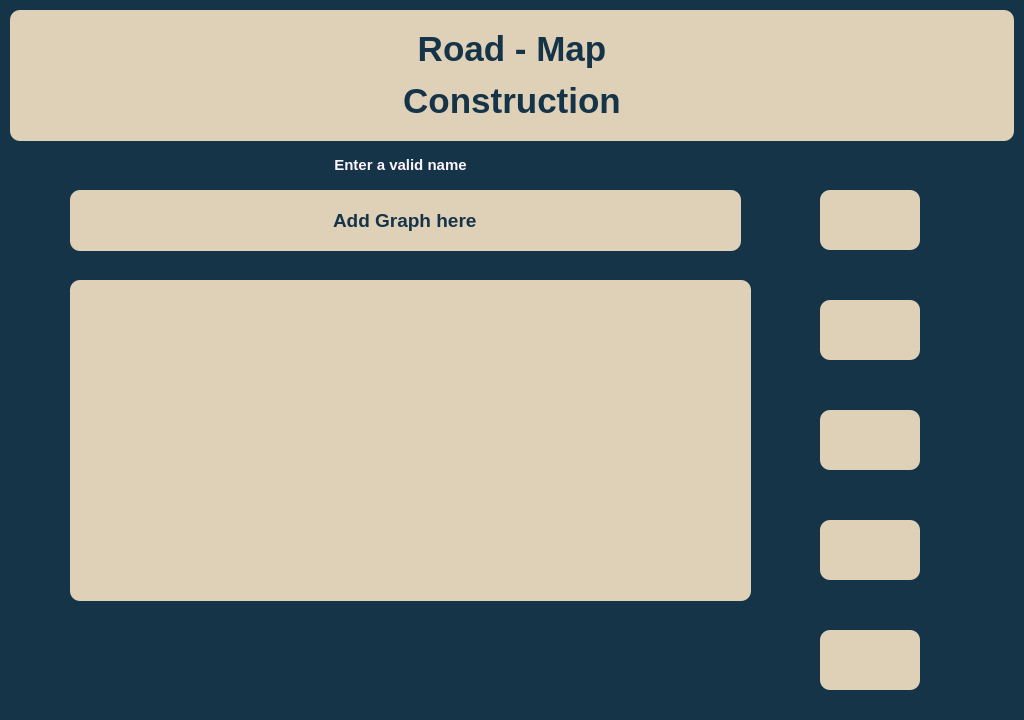
<?xml version="1.0" encoding="UTF-8"?>
<ui version="4.0">
 <class>HomeWindow</class>
 <widget class="QMainWindow" name="HomeWindow">
  <property name="geometry">
   <rect>
    <x>0</x>
    <y>0</y>
    <width>1024</width>
    <height>720</height>
   </rect>
  </property>
  <property name="windowTitle">
   <string>MainWindow</string>
  </property>
  <property name="toolTip">
   <string/>
  </property>
  <property name="autoFillBackground">
   <bool>false</bool>
  </property>
  <property name="styleSheet">
   <string notr="true">background-color:#153448;</string>
  </property>
  <widget class="QWidget" name="centralwidget">
   <property name="cursor">
    <cursorShape>ArrowCursor</cursorShape>
   </property>
   <widget class="QLabel" name="mainLabel">
    <property name="geometry">
     <rect>
      <x>10</x>
      <y>10</y>
      <width>1004</width>
      <height>131</height>
     </rect>
    </property>
    <property name="styleSheet">
     <string notr="true">font-color:rgb(21, 52, 72);
font-weight:800;
background-color:rgb(223, 208, 184);
border:rgb(223, 208, 184);
border-radius:10;</string>
    </property>
    <property name="text">
     <string>&lt;html&gt;&lt;head/&gt;&lt;body&gt;&lt;p&gt;&lt;span style=&quot; font-size:26pt; color:#153448;&quot;&gt;Road - Map&lt;/span&gt;&lt;/p&gt;&lt;p&gt;&lt;span style=&quot; font-size:26pt; color:#153448;&quot;&gt;Construction&lt;/span&gt;&lt;/p&gt;&lt;/body&gt;&lt;/html&gt;</string>
    </property>
    <property name="textFormat">
     <enum>Qt::AutoText</enum>
    </property>
    <property name="alignment">
     <set>Qt::AlignCenter</set>
    </property>
   </widget>
   <widget class="QPushButton" name="addButton">
    <property name="geometry">
     <rect>
      <x>820</x>
      <y>190</y>
      <width>100</width>
      <height>60</height>
     </rect>
    </property>
    <property name="font">
     <font>
      <family>Segoe UI</family>
      <pointsize>14</pointsize>
      <italic>false</italic>
      <bold>true</bold>
     </font>
    </property>
    <property name="toolTip">
     <string>Add New Graph</string>
    </property>
    <property name="whatsThis">
     <string extracomment="Add New Graph"/>
    </property>
    <property name="styleSheet">
     <string notr="true">background-color:#dfd0b8;
font: 14pt &quot;Segoe UI&quot; ;
color:#153448;
font-weight:bold;
border:#dfd0b8;
border-radius:10;
</string>
    </property>
    <property name="text">
     <string/>
    </property>
    <property name="icon">
     <iconset>
      <normaloff>icons/more.png</normaloff>icons/more.png</iconset>
    </property>
    <property name="iconSize">
     <size>
      <width>50</width>
      <height>50</height>
     </size>
    </property>
    <property name="shortcut">
     <string/>
    </property>
   </widget>
   <widget class="QPushButton" name="editButton">
    <property name="geometry">
     <rect>
      <x>820</x>
      <y>410</y>
      <width>100</width>
      <height>60</height>
     </rect>
    </property>
    <property name="font">
     <font>
      <family>Segoe UI</family>
      <pointsize>14</pointsize>
      <italic>false</italic>
      <bold>true</bold>
     </font>
    </property>
    <property name="toolTip">
     <string>Edit Graph</string>
    </property>
    <property name="styleSheet">
     <string notr="true">background-color:#dfd0b8;
font: 14pt &quot;Segoe UI&quot; ;
border:#dfd0b8;
border-radius:10;
color:#153448;
font-weight:bold;</string>
    </property>
    <property name="text">
     <string/>
    </property>
    <property name="icon">
     <iconset>
      <normaloff>icons/editing.png</normaloff>icons/editing.png</iconset>
    </property>
    <property name="iconSize">
     <size>
      <width>50</width>
      <height>50</height>
     </size>
    </property>
   </widget>
   <widget class="QPushButton" name="deleteButton">
    <property name="geometry">
     <rect>
      <x>820</x>
      <y>520</y>
      <width>100</width>
      <height>60</height>
     </rect>
    </property>
    <property name="font">
     <font>
      <family>Segoe UI</family>
      <pointsize>14</pointsize>
      <italic>false</italic>
      <bold>true</bold>
     </font>
    </property>
    <property name="toolTip">
     <string>Delete Graph</string>
    </property>
    <property name="styleSheet">
     <string notr="true">background-color:#dfd0b8;
font: 14pt &quot;Segoe UI&quot; ;
color:#153448;
font-weight:bold;
border:#dfd0b8;
border-radius:10;</string>
    </property>
    <property name="text">
     <string/>
    </property>
    <property name="icon">
     <iconset>
      <normaloff>icons/delete.png</normaloff>icons/delete.png</iconset>
    </property>
    <property name="iconSize">
     <size>
      <width>50</width>
      <height>50</height>
     </size>
    </property>
   </widget>
   <widget class="QPushButton" name="exitButton">
    <property name="geometry">
     <rect>
      <x>820</x>
      <y>630</y>
      <width>100</width>
      <height>60</height>
     </rect>
    </property>
    <property name="font">
     <font>
      <family>Segoe UI</family>
      <pointsize>14</pointsize>
      <italic>false</italic>
      <bold>true</bold>
     </font>
    </property>
    <property name="toolTip">
     <string>Exit App</string>
    </property>
    <property name="styleSheet">
     <string notr="true">background-color:#dfd0b8;
font: 14pt &quot;Segoe UI&quot; ;
color:#153448;
font-weight:bold;
border:#dfd0b8;
border-radius:10;</string>
    </property>
    <property name="text">
     <string/>
    </property>
    <property name="icon">
     <iconset>
      <normaloff>icons/exit.png</normaloff>icons/exit.png</iconset>
    </property>
    <property name="iconSize">
     <size>
      <width>50</width>
      <height>50</height>
     </size>
    </property>
   </widget>
   <widget class="QLabel" name="label_2">
    <property name="geometry">
     <rect>
      <x>130</x>
      <y>20</y>
      <width>141</width>
      <height>111</height>
     </rect>
    </property>
    <property name="styleSheet">
     <string notr="true">background-color:#dfd0b8;</string>
    </property>
    <property name="text">
     <string/>
    </property>
    <property name="pixmap">
     <pixmap>../../../My Downloads/road.png</pixmap>
    </property>
    <property name="scaledContents">
     <bool>true</bool>
    </property>
   </widget>
   <widget class="QLineEdit" name="lineEdit">
    <property name="geometry">
     <rect>
      <x>70</x>
      <y>190</y>
      <width>671</width>
      <height>61</height>
     </rect>
    </property>
    <property name="font">
     <font>
      <pointsize>14</pointsize>
      <fontweight>ExtraBold</fontweight>
     </font>
    </property>
    <property name="styleSheet">
     <string notr="true">color:rgb(21, 52, 72);
font-weight:800;
background-color:rgb(223, 208, 184);
border:rgb(223, 208, 184);
border-radius:10;</string>
    </property>
    <property name="text">
     <string>Add Graph here</string>
    </property>
    <property name="alignment">
     <set>Qt::AlignCenter</set>
    </property>
   </widget>
   <widget class="QListWidget" name="graphList">
    <property name="geometry">
     <rect>
      <x>70</x>
      <y>280</y>
      <width>681</width>
      <height>321</height>
     </rect>
    </property>
    <property name="font">
     <font>
      <pointsize>14</pointsize>
      <fontweight>ExtraBold</fontweight>
     </font>
    </property>
    <property name="styleSheet">
     <string notr="true">color:rgb(21, 52, 72);
font-weight:800;
background-color:rgb(223, 208, 184);
border:rgb(223, 208, 184);
border-radius:10;</string>
    </property>
   </widget>
   <widget class="QLabel" name="errorlabel">
    <property name="geometry">
     <rect>
      <x>90</x>
      <y>150</y>
      <width>621</width>
      <height>31</height>
     </rect>
    </property>
    <property name="font">
     <font>
      <pointsize>12</pointsize>
      <fontweight>ExtraBold</fontweight>
     </font>
    </property>
    <property name="styleSheet">
     <string notr="true">
font-weight:800;
color:rgb(255, 244, 254);
background-color:#153448;
border:rgb(223, 208, 184);
border-radius:10;</string>
    </property>
    <property name="text">
     <string>&lt;html&gt;&lt;head/&gt;&lt;body&gt;&lt;p&gt;&lt;span style=&quot; font-size:11pt;&quot;&gt;Enter a valid name&lt;/span&gt;&lt;/p&gt;&lt;/body&gt;&lt;/html&gt;</string>
    </property>
    <property name="textFormat">
     <enum>Qt::AutoText</enum>
    </property>
    <property name="alignment">
     <set>Qt::AlignCenter</set>
    </property>
   </widget>
   <widget class="QPushButton" name="displayButton">
    <property name="geometry">
     <rect>
      <x>820</x>
      <y>300</y>
      <width>100</width>
      <height>60</height>
     </rect>
    </property>
    <property name="font">
     <font>
      <family>Segoe UI</family>
      <pointsize>14</pointsize>
      <italic>false</italic>
      <bold>true</bold>
     </font>
    </property>
    <property name="toolTip">
     <string>Display Graph</string>
    </property>
    <property name="styleSheet">
     <string notr="true">background-color:#dfd0b8;
font: 14pt &quot;Segoe UI&quot; ;
border:#dfd0b8;
border-radius:10;
color:#153448;
font-weight:bold;</string>
    </property>
    <property name="text">
     <string/>
    </property>
    <property name="icon">
     <iconset>
      <normaloff>D:/My Downloads/visible.png</normaloff>D:/My Downloads/visible.png</iconset>
    </property>
    <property name="iconSize">
     <size>
      <width>50</width>
      <height>50</height>
     </size>
    </property>
   </widget>
  </widget>
  <widget class="QStatusBar" name="statusbar"/>
 </widget>
 <resources/>
 <connections/>
</ui>
